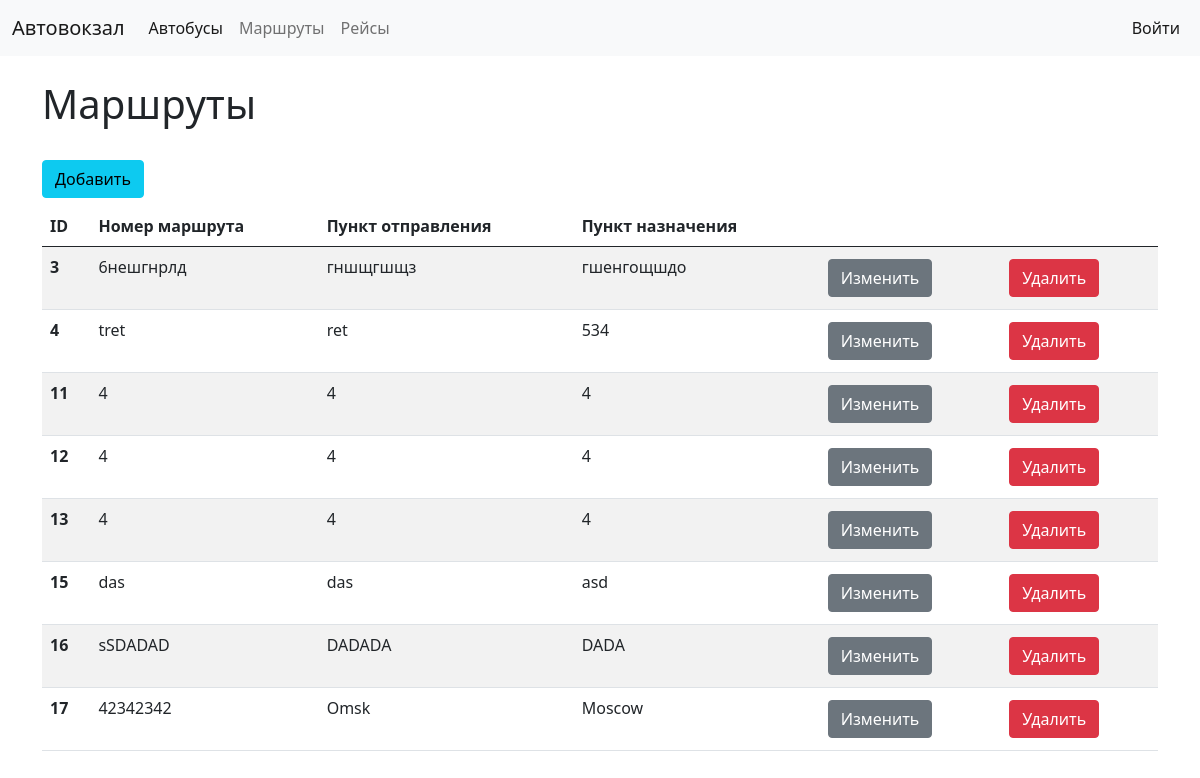
/routes, run on the app's committed database.
### main/models.py (models this page shows, shortened)
class Route(models.Model):
    route_number = models.CharField('Номер маршрута', max_length=9)
    stop_from_address = models.CharField('Пункт отправки', max_length=50)
    stop_to_address = models.CharField('Пункт назначения', max_length=50)

### main/views.py (the view)
def routes(request):
    routes = Route.objects.all()
    return render(request, 'main/routes.html', {'title': 'Маршруты', 'routes': routes})

### main/templates/main/routes.html (shortened to what this page needs)
{% extends 'main/base.html' %}
{% block content %}
<h1>Маршруты</h1>
<br>
<a type="button" class="btn btn-info mb-2" href="{%url 'addRoute'%}">Добавить</a>
<table  class="table table-striped" >
  <thead>
     <tr >
        <th scope="col">ID</th>
        <th scope="col">Номер маршрута</th>
        <th scope="col">Пункт отправления</th>
        <th scope="col">Пункт назначения</th>
        <th scope="col"></th>
        <th scope="col"></th>
     </tr>
  </thead>
  <tbody>
    {% for el in routes %}
    <tr>
      <th scope="row">{{el.id}}</th>
      <td>{{el.route_number}}</td>
      <td>{{el.stop_from_address}}</td>
      <td>{{el.stop_to_address}}</td>
        <td>
              <a type="button" class="btn btn-secondary m-1" href="{%url 'updateRoute' el.id%}">
                  Изменить
              </a>
        </td>
      <td>
          <form method="post" action="{% url 'delRoute' id_route=el.id %}">
              <button type="submit" class="btn btn-danger m-1" >
                  Удалить
              </button>
          </form>
      </td>
    </tr>
    {% endfor %}
  </tbody>
</table>
{% endblock %}

### data on the page
Route: id "3", route_number "6нешгнрлд", stop_from_address "гншщгшщз", stop_to_address "гшенгощшдо"
Route: id "4", route_number "tret", stop_from_address "ret", stop_to_address "534"
Route: id "11", route_number "4", stop_from_address "4", stop_to_address "4"
Route: id "12", route_number "4", stop_from_address "4", stop_to_address "4"
Route: id "13", route_number "4", stop_from_address "4", stop_to_address "4"
Route: id "15", route_number "das", stop_from_address "das", stop_to_address "asd"
Route: id "16", route_number "sSDADAD", stop_from_address "DADADA", stop_to_address "DADA"
Route: id "17", route_number "42342342", stop_from_address "Omsk", stop_to_address "Moscow"
